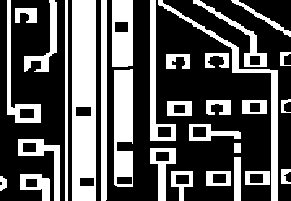
#> input picture PlacaCircuito.bmp, 291 x 201 px
$ python ImagenA.py
#> lines starting #> are read from the running program, lines starting #| are printed output that depends on the picture; after the words box and inside, x2 and y2 are one past the last pixel; in counts of white or black regions, pixels touching at a corner belong together
### utilities.py
import numpy as np
from scipy.ndimage import binary_dilation
import cv2

# Función para la reconstrucción de la imagen
def morphological_reconstruction(marker, mask):
    """
    Realiza la reconstrucción morfológica binaria.

    :param marker: Imagen binaria que sirve como marcador.
    :param mask: Imagen binaria que sirve como máscara.
    :return: Imagen reconstruida.
    """
    # Verificar que las dimensiones de marker y mask sean las mismas
    if marker.shape != mask.shape:
        raise ValueError("Las dimensiones de marker y mask deben ser iguales.")

    # Inicializar la imagen reconstruida
    reconstructed = marker.copy()

    while True:
        previous = reconstructed.copy()
        # Aplicar la dilatación a la imagen reconstruida
        dilated = binary_dilation(reconstructed, structure=np.ones((3, 3)))
        # Realizar la intersección con la máscara usando AND lógico
        reconstructed = dilated & mask
        # Comprobar si hay cambios
        if np.array_equal(reconstructed, previous):
            break

    return reconstructed

def generate_marker(binary_image):

    # Invertir la imagen binaria
    inverted_image = cv2.bitwise_not(binary_image)

    # Crear la imagen marcador
    marker = np.zeros_like(binary_image)
    marker[0, :] = inverted_image[0, :]
    marker[-1, :] = inverted_image[-1, :]
    marker[:, 0] = inverted_image[:, 0]
    marker[:, -1] = inverted_image[:, -1]
    return marker


# Función para la operación lógica AND
def operacion_and(imagen1, imagen2):
    return cv2.bitwise_and(imagen1, imagen2)

# Función para la operación lógica OR
def operacion_or(imagen1, imagen2):
    return cv2.bitwise_or(imagen1, imagen2)

# Función para la operación lógica XOR
def operacion_xor(imagen1, imagen2):
    return cv2.bitwise_xor(imagen1, imagen2)

# Función para la operación lógica NAND
def operacion_nand(imagen1, imagen2):
    return cv2.bitwise_not(cv2.bitwise_and(imagen1, imagen2))

# Función para la operación lógica NOR
def operacion_nor(imagen1, imagen2):
    return cv2.bitwise_not(cv2.bitwise_or(imagen1, imagen2))

# Función para la inversión de la imagen
def invertir_imagen(imagen):
    return cv2.bitwise_not(imagen)


# [26 lines left out: function morp_reconstruction_2, not called in this run]

### ImagenA.py
from utilities import *


def genImagenA(imagen):
    resultado = None
    marker = generate_marker(imagen)
    # Llamar a la función de reconstrucción morfológica
    reconstructed = morphological_reconstruction(marker,imagen)


    # Calcular el complemento y Convertir la imagen reconstruida a formato 8-bit para visualización
    rellenada = (reconstructed * 255).astype(np.uint8)

    resultado = invertir_imagen(imagen - operacion_and(imagen, rellenada))

    return resultado


if __name__ == "__main__":
    imagen = cv2.imread('PlacaCircuito.bmp', cv2.IMREAD_GRAYSCALE)
#> imagen: shape (201, 291); 34.3% white; 30 white regions, largest, box (x1, y1, x2, y2) and area: (72, 0, 96, 201) 4577, (114, 69, 133, 187) 1975, (158, 0, 278, 201) 1617
    imagenA = genImagenA(imagen)
#> in generate_marker, `marker[0, :] = inverted_image[0, :]`:
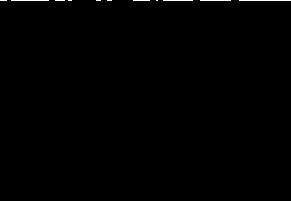
#> marker: shape (201, 291); 0.34% white in thin lines or dots, all inside (x1, y1, x2, y2) = (0, 0, 291, 1)
#> in generate_marker, `marker[:, -1] = inverted_image[:, -1]`:
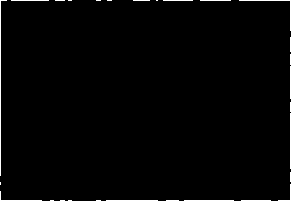
#> marker: shape (201, 291); 1.3% white in thin lines or dots
#> the loop in morphological_reconstruction, `while True:` made 153 passes
#> pass 1, in morphological_reconstruction, `dilated = binary_dilation(reconstructed, structure=np.ones((3, 3)))`:
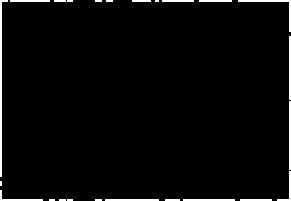
#> dilated: shape (201, 291) bool; 2.9% white; 24 white regions (9 under 20 px), largest, box (x1, y1, x2, y2) and area: (0, 0, 8, 177) 366, (238, 0, 291, 32) 166, (289, 101, 291, 170) 138
#> pass 1, in morphological_reconstruction, `reconstructed = dilated & mask`:
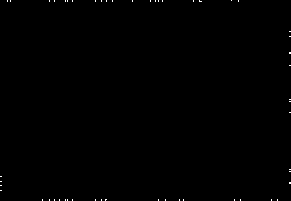
#> reconstructed: shape (201, 291); values 0 (black) and 1 (white), 0.19% white in thin lines or dots
#> pass 2, in morphological_reconstruction, `dilated = binary_dilation(reconstructed, structure=np.ones((3, 3)))`:
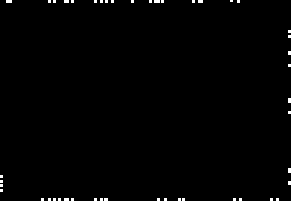
#> dilated: shape (201, 291) bool; 0.8% white; 46 white regions (46 under 20 px)
#> after the loop in morphological_reconstruction, `while True:`:
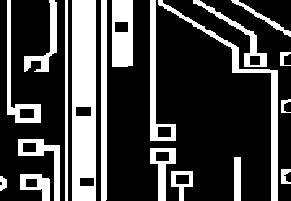
#> reconstructed: shape (201, 291); values 0 (black) and 1 (white), 26.6% white; 19 white regions, largest, box (x1, y1, x2, y2) and area: (72, 0, 96, 201) 4577, (158, 0, 278, 201) 1617, (112, 0, 133, 67) 1272
#> in invertir_imagen, `return cv2.bitwise_not(imagen)`:
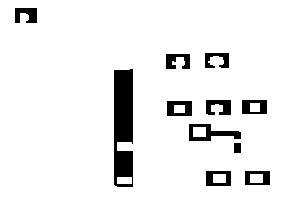
#> returned value: shape (201, 291); 92.3% white; 11 black regions, largest, box (x1, y1, x2, y2) and area: (114, 69, 133, 187) 1975, (189, 124, 241, 141) 413, (167, 101, 192, 116) 287
    cv2.imshow('Imagen A', imagenA)
    cv2.waitKey(0)
    cv2.destroyAllWindows()
